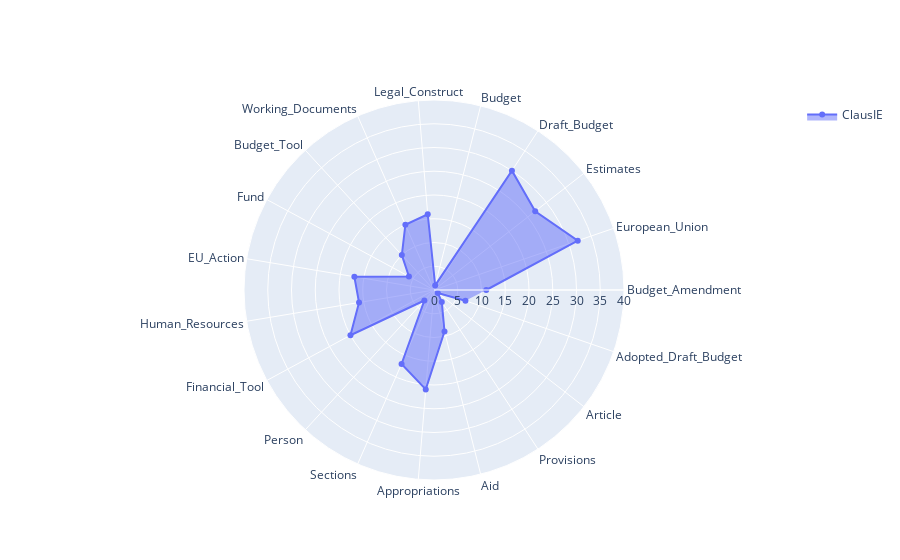

The code cell stored with this chart in its notebook:
### Code cell
import plotly.graph_objects as go

categories_claus = total_freq_rule["Class"].tolist()

r_claus = total_freq_rule["Total_Frequency"].tolist()

fig = go.Figure()

fig.add_trace(go.Scatterpolar(
      r=r_claus,
      theta=categories_claus,
      fill='toself',
      name='ClausIE'
))

fig.update_layout(
  polar=dict(
    radialaxis=dict(
      visible=True,
      range=[0, 40]
    )),
  showlegend=True
)

fig.show()

### Figure 1 — Plotly figure (JSON) as saved in the notebook; plotly's stock layout.template omitted (floating-point values rounded to 4 significant figures)
{"data": [{"fill": "toself", "name": "ClausIE", "r": [11, 32, 27, 30, 1, 16, 15, 10, 6, 17, 16, 20, 3, 17, 21, 9, 3, 1, 7], "theta": ["Budget_Amendment", "European_Union", "Estimates", "Draft_Budget", "Budget", "Legal_Construct", "Working_Documents", "Budget_Tool", "Fund", "EU_Action", "Human_Resources", "Financial_Tool", "Person", "Sections", "Appropriations", "Aid", "Provisions", "Article", "Adopted_Draft_Budget"], "type": "scatterpolar"}], "layout": {"polar": {"radialaxis": {"range": [0, 40], "visible": true}}, "showlegend": true}}
